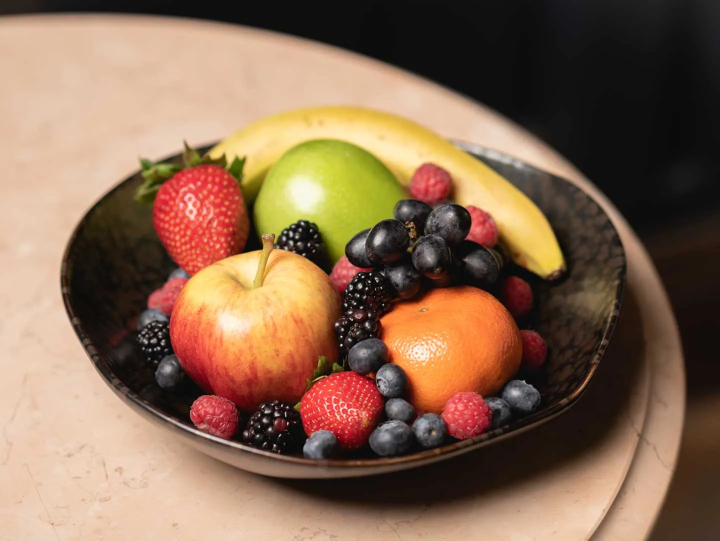
#> input picture images/fruit-bowl.webp, 1440 x 1082 px (shown at 1/2 size)
$ python Ero_dila_contours-MIX.py --input ../images/fruit-bowl.webp
#> lines starting #> are read from the running program, lines starting #| are printed output that depends on the picture; after the words box and inside, x2 and y2 are one past the last pixel; in counts of white or black regions, pixels touching at a corner belong together
from __future__ import print_function
import cv2 as cv
import numpy as np
import argparse
import random as rng

rng.seed(12345)

# =========================
# GLOBALS
# =========================
src = None
src_gray = None

max_elem = 3
max_kernel_size = 21
max_thresh = 255

window_controls = "Controls"
window_result = "Contours"

# =========================
# MORPH SHAPE
# =========================
def morph_shape(val):
    if val == 0:
        return cv.MORPH_RECT
    elif val == 1:
        return cv.MORPH_CROSS
    elif val == 2:
        return cv.MORPH_ELLIPSE
    elif val == 3:
        return cv.MORPH_DIAMOND

# =========================
# MAIN UPDATE FUNCTION
# =========================
def update(val=0):
    # --- Trackbar values ---
    erosion_size = cv.getTrackbarPos("Erosion size", window_controls)
    dilation_size = cv.getTrackbarPos("Dilation size", window_controls)
    morph_type = cv.getTrackbarPos("Element", window_controls)
    canny_thresh = cv.getTrackbarPos("Canny thresh", window_controls)

    shape = morph_shape(morph_type)

    # --- Structuring elements ---
    erosion_element = cv.getStructuringElement(
        shape,
        (2 * erosion_size + 1, 2 * erosion_size + 1),
        (erosion_size, erosion_size)
    )

    dilation_element = cv.getStructuringElement(
        shape,
        (2 * dilation_size + 1, 2 * dilation_size + 1),
        (dilation_size, dilation_size)
    )

    # --- Morphology ---
    morphed = cv.erode(src_gray, erosion_element)
    morphed = cv.dilate(morphed, dilation_element)

    # --- Canny ---
    canny = cv.Canny(morphed, canny_thresh, canny_thresh * 2)

    # --- Find contours ---
    contours, hierarchy = cv.findContours(
        canny,
        cv.RETR_TREE,
        cv.CHAIN_APPROX_SIMPLE
    )

    # --- Draw contours ---
    drawing = np.zeros((canny.shape[0], canny.shape[1], 3), dtype=np.uint8)
    for i in range(len(contours)):
        color = (rng.randint(0,256), rng.randint(0,256), rng.randint(0,256))
        cv.drawContours(drawing, contours, i, color, 2, cv.LINE_8, hierarchy, 0)

    # --- Show ---
    cv.imshow("Morphed (Erode + Dilate)", morphed)
    cv.imshow("Canny", canny)
    cv.imshow(window_result, drawing)

# =========================
# MAIN
# =========================
if __name__ == "__main__":
    parser = argparse.ArgumentParser()
    parser.add_argument("--input", default="IMG_0333.jpeg", help="Path to image")
    args = parser.parse_args()

    src = cv.imread(args.input)
#> src is the input picture: shape (1082, 1440, 3); mean B, G, R 81.7, 105.1, 135.5
    if src is None:
        print("Could not load image")
        exit(0)

    src = cv.resize(src, (400, 600))
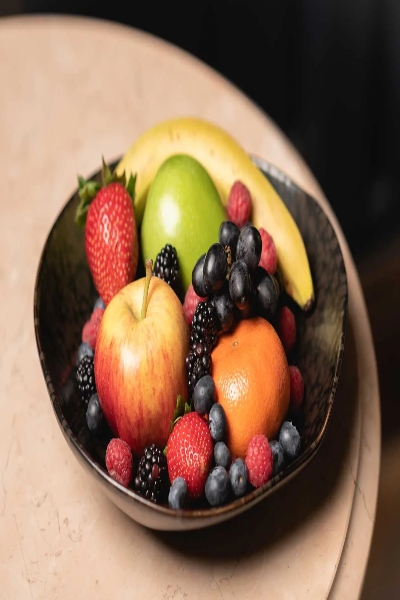
#> src: shape (600, 400, 3); mean B, G, R 81.6, 105, 135.4
    src_gray = cv.cvtColor(src, cv.COLOR_BGR2GRAY)
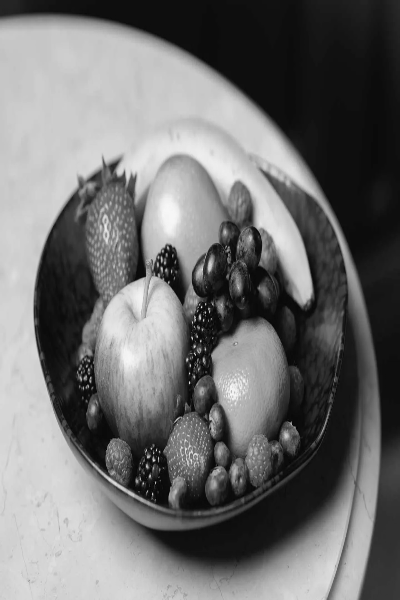
#> src_gray: shape (600, 400); min 1, max 248, mean 111.4
    src_gray = cv.GaussianBlur(src_gray, (3, 3), 0)

    # --- Windows ---
    cv.namedWindow(window_controls)
    cv.namedWindow(window_result)

    # --- Trackbars ---
    cv.createTrackbar("Element", window_controls, 0, max_elem, update)
    cv.createTrackbar("Erosion size", window_controls, 1, max_kernel_size, update)
    cv.createTrackbar("Dilation size", window_controls, 1, max_kernel_size, update)
    cv.createTrackbar("Canny thresh", window_controls, 100, max_thresh, update)

    # --- Initial render ---
    update()
#> in update, `morphed = cv.erode(src_gray, erosion_element)`:
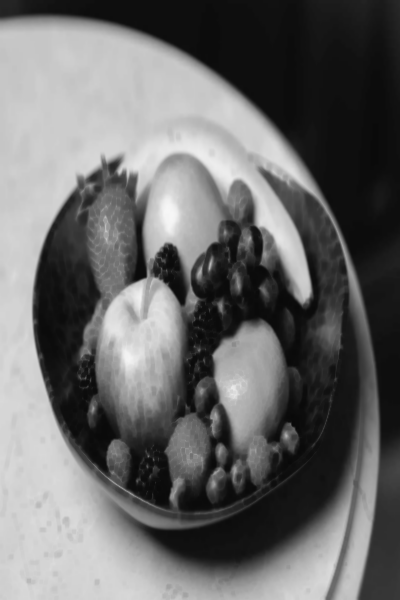
#> morphed: shape (600, 400); min 9, max 247, mean 105.7
#> in update, `canny = cv.Canny(morphed, canny_thresh, canny_thresh * 2)`:
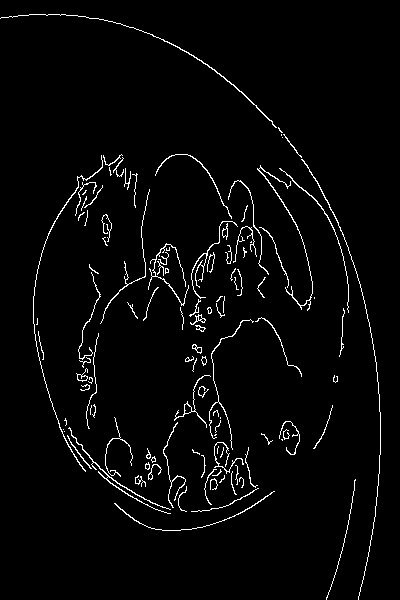
#> canny: shape (600, 400); 2.9% white in thin lines or dots
#> in update, `contours, hierarchy = cv.findContours( canny, cv.RETR_TREE, cv.CHAIN_A..`: contours = 130 contours, 98 with area under 20; largest, box (x1, y1, x2, y2) and area: (68, 427, 171, 514) 98, (0, 14, 277, 128) 86, (174, 375, 211, 428) 82, (257, 165, 313, 311) 82, (33, 155, 103, 472) 72
#> the loop in update, `for i in range(len(contours)):` made 130 passes
#> color on passes 1 to 12: (213, 5, 152), (188, 99, 138), (223, 82, 191), (63, 221, 133), (89, 95, 181), (46, 211, 85), (75, 105, 39), (97, 174, 164), (12, 234, 173), (13, 212, 1), (3, 83, 91), (146, 50, 212)
#> after the loop in update, `for i in range(len(contours)):`:
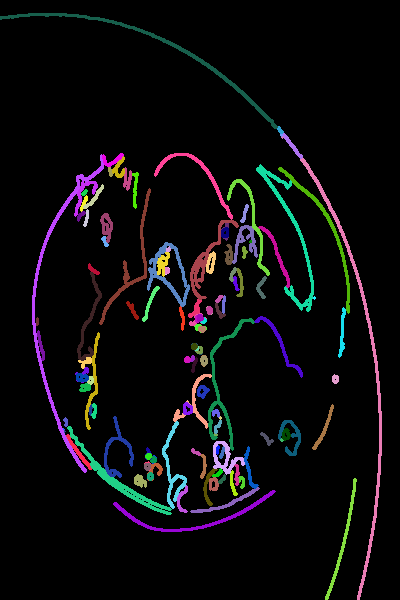
#> drawing: shape (600, 400, 3); mean of channels 0, 1, 2 12.5, 11.1, 11.6; drawn as B, G, R

    cv.imshow("Original", src)
    cv.waitKey()
    cv.destroyAllWindows()

$ run again, on images/pss/test/pizza/1152100.jpg
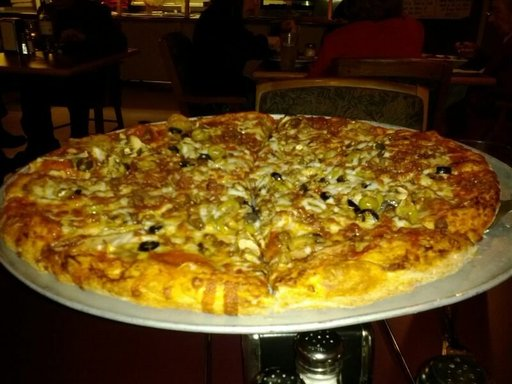
#> input picture images/pss/test/pizza/1152100.jpg, 512 x 384 px
#> src is the input picture: shape (384, 512, 3); mean B, G, R 22.4, 64.3, 89.1
#> src: shape (600, 400, 3)
#> in update, `canny = cv.Canny(morphed, canny_thresh, canny_thresh * 2)`:
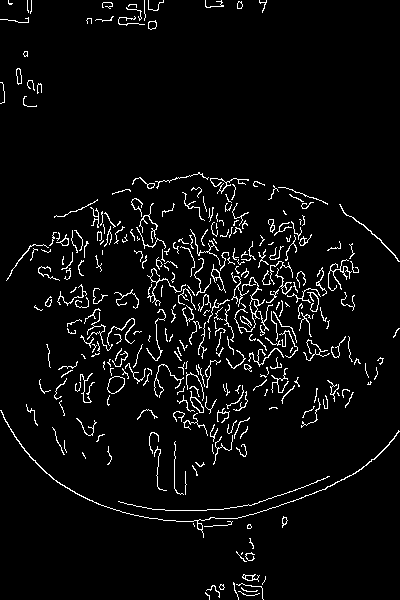
#> canny: shape (600, 400); 4.5% white in thin lines or dots
#> contours = 334 contours, 293 with area under 20; largest, box (x1, y1, x2, y2) and area: (107, 376, 125, 394) 216, (107, 376, 125, 394) 205, (0, 410, 400, 538) 161, (234, 277, 265, 334) 136, (190, 391, 204, 413) 110
#> the loop in update, `for i in range(len(contours)):` made 334 passes
#> color on passes 1 to 3: (213, 5, 152), (188, 99, 138), (223, 82, 191)
#> after the loop in update, `for i in range(len(contours)):`:
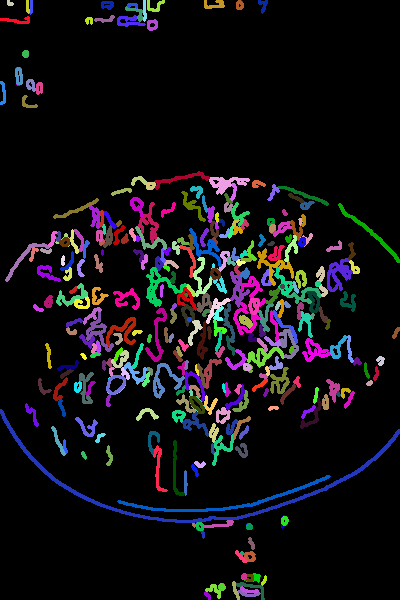
#> drawing: shape (600, 400, 3); mean of channels 0, 1, 2 19.2, 15.5, 17.4; drawn as B, G, R

$ run again, on images/pss/test/pizza/1503858.jpg
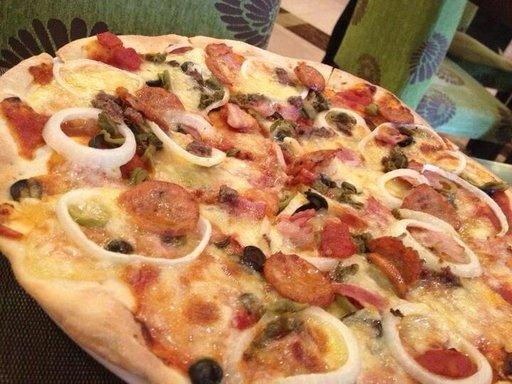
#> input picture images/pss/test/pizza/1503858.jpg, 512 x 384 px
#> src is the input picture: shape (384, 512, 3); mean B, G, R 87.2, 127.8, 174.5
#> src: shape (600, 400, 3)
#> in update, `canny = cv.Canny(morphed, canny_thresh, canny_thresh * 2)`:
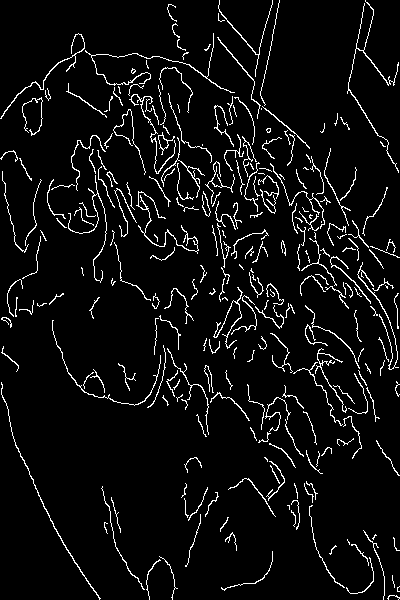
#> canny: shape (600, 400); 5.6% white in thin lines or dots
#> contours = 264 contours, 225 with area under 20; largest, box (x1, y1, x2, y2) and area: (158, 132, 175, 155) 96, (158, 135, 169, 150) 82, (1, 382, 101, 600) 82, (347, 0, 399, 173) 80, (136, 191, 199, 254) 74
#> the loop in update, `for i in range(len(contours)):` made 264 passes
#> color on passes 1 to 3: (213, 5, 152), (188, 99, 138), (223, 82, 191)
#> after the loop in update, `for i in range(len(contours)):`:
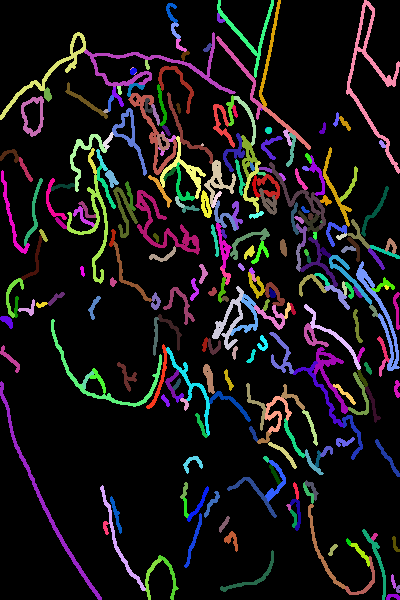
#> drawing: shape (600, 400, 3); mean of channels 0, 1, 2 24.2, 22.1, 25; drawn as B, G, R
